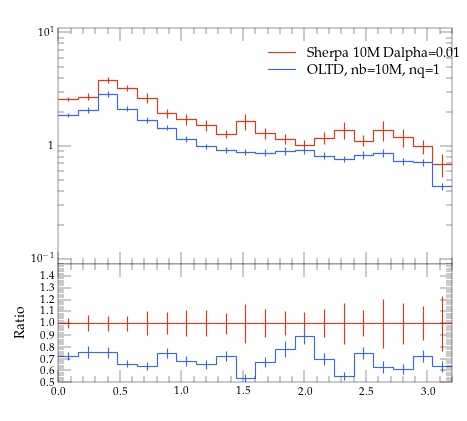

The script that saved this image:
#! /usr/bin/env python

# This Python script was auto-generated using YODA v2.0.0.
# Analysis object: /evtb/inc_jbjg_dphi
# Timestamp: 13-04-2024 (07:56:31)

import matplotlib as mpl
import matplotlib.pyplot as plt
mpl.use('Agg') # comment out for interactive use
import os
import numpy as np

plotDir = os.path.split(os.path.realpath(__file__))[0]
if 'YODA_USER_PLOT_PATH' in globals():
    plot_outdir = globals()['YODA_USER_PLOT_PATH']
else:
    plot_outdir = plotDir

#plot style
plt.style.use(os.path.join(plotDir, '../default.mplstyle'))
# plot metadata
figW, figH = plt.rcParams['figure.figsize']
ax_xLabel = r''
ax_yLabel = r''
ax_title  = r''
ax_xScale = 'linear'
ax_yScale = 'log'
xLims = (0.0, 3.2)
yLims = (0.09000000000000001, 11.0)

# TeX-friendly labels for the legend
labels = [ r"Sherpa 10M Dalpha=0.01", r"OLTD, nb=10M, nq=1" ]

# Create figure and axis objects
fig, (ax, ratio0_ax) = plt.subplots(2, 1, sharex=True,
                  figsize=(figW,figH), gridspec_kw={'height_ratios': (2, 1)})
ratio0_ax.yaxis.set_major_locator(mpl.ticker.MultipleLocator(0.1))
ratio0_ax.set_ylim(0.5, 1.4999)
ratio0_ax.set_ylabel('Ratio')

# LineColor map: curve index -> color
linecolors = {0: '#EE3311', 1: '#3366FF'}
# the numerical data is stored in a separate file
dataf = dict()
prefix = os.path.split(__file__)[0]
if prefix:    prefix = prefix + '/'
exec(open(prefix+'inc_jbjg_dphi__data.py').read(), dataf)


legend_handles = [] # keep track of handles for the legend

# style options for curves
# starts at zorder>=5 to draw curve on top of legend
styles = {
  'curve0': {
    'color' : linecolors[0],
    'linestyle' : '-',
    'marker' : 'o',
    'zorder' : 5,
    'histstyle' : True,
  },
  'curve1': {
    'color' : linecolors[1],
    'linestyle' : '-',
    'marker' : 'o',
    'zorder' : 6,
    'histstyle' : True,
  },
}
# curve from input yoda files in main panel
for label in dataf['yvals'].keys():
    if all(np.isnan(v) for v in dataf['yvals'][label]):
        continue
    tmp = None
    if styles[label]['histstyle']: # draw as histogram
        tmp, = ax.plot(dataf['xedges'], dataf['yedges'][label],
                       color=styles[label]['color'],
                       linestyle=styles[label]['linestyle'],
                       drawstyle='steps-pre', solid_joinstyle='miter',
                       zorder=styles[label]['zorder'], label=label)
        ax.errorbar(dataf['xpoints'], dataf['yvals'][label], color=styles[label]['color'],
                    xerr=dataf['xerrs'], yerr=[dataf['ydowns'][label], dataf['yups'][label]],
                    linestyle='none', zorder=styles[label]['zorder'])
    else: # draw as scatter
        tmp = ax.errorbar(dataf['xpoints'], dataf['yvals'][label],
                          xerr=dataf['xerrs'],
                          yerr=[ dataf['ydowns'][label],
                          dataf['yups'][label] ],
                          fmt=styles[label]['marker'],
                          ecolor=styles[label]['color'],
                          color=styles[label]['color'], zorder=2)
        tmp[-1][0].set_linestyle(styles[label]['linestyle'])
    legend_handles += [tmp]
    for varLabel in dataf['variation_yvals'].keys():
        if varLabel.startswith(label):
            tmp, = ax.plot(dataf['xedges'], dataf['variation_yvals'][varLabel],
                           color=styles[label]['color'],
                           linestyle=styles[label]['linestyle'],
                           drawstyle='steps-pre', solid_joinstyle='miter',
                           zorder=styles[label]['zorder'], alpha=0.5)


# plots on ratio panel
# curve from input yoda files in ratio panel
for label, yvals in dataf['ratio0_yvals'].items():
    if all(np.isnan(v) for v in yvals):
        continue
    if styles[label]['histstyle']: # plot as histogram
        ratio0_ax.plot(dataf['xedges'], yvals,
                       color=styles[label]['color'],
                       linestyle=styles[label]['linestyle'],
                       drawstyle='steps-pre', zorder=1,
                       solid_joinstyle='miter')
        ratio0_ax.vlines(dataf['xpoints'],
                         dataf['ratio0_ymin'][label],
                         dataf['ratio0_ymax'][label],
                         color=styles[label]['color'], zorder=1)
    else: # plot as scatter
        tmp = ratio0_ax.errorbar(dataf['xpoints'],
                                 yvals, xerr=dataf['xerrs'],
                                 yerr=dataf['ratio0_yerrs'][label],
                                 fmt=styles[label]['marker'],
                                 ecolor=styles[label]['color'],
                                 color=styles[label]['color'])
        tmp[-1][0].set_linestyle(styles[label]['linestyle'])

    for varlabel in dataf['ratio0_variation_vals'].keys():
        if varlabel.startswith(label):
            ratio0_ax.plot(dataf['xedges'],
                            dataf['ratio0_variation_vals'][varlabel],
                            color=styles[label]['color'],
                            linestyle=styles[label]['linestyle'],
                            drawstyle='steps-pre', solid_joinstyle='miter',
                            zorder=1, alpha=0.5)

legend_pos = (0.5, 0.97)
ax.legend(legend_handles, labels, loc='upper left', bbox_to_anchor=legend_pos)

# set plot metadata as defined above
ratio0_ax.set_xlabel(ax_xLabel)
ratio0_ax.xaxis.set_label_coords(1., -.15)
ax.set_ylabel(ax_yLabel, loc='top')
ax.set_title(ax_title, loc='left')
ax.set_xscale(ax_xScale)
ax.set_yscale(ax_yScale)
ax.set_xlim(xLims)
ax.set_ylim(yLims)

# tick formatting
plt.rcParams['xtick.top'] = True
plt.rcParams['ytick.right'] = True
ax.yaxis.set_major_locator(mpl.ticker.LogLocator(base=10.0, numticks=np.inf))
ax.yaxis.set_minor_locator(mpl.ticker.LogLocator(
                           base=10.0, subs=np.arange(0.1, 1, 0.1), numticks=np.inf))
fig.align_ylabels((ax, ratio0_ax))
plt.savefig(os.path.join(plot_outdir, 'inc_jbjg_dphi.pdf'), format='PDF')
plt.savefig(os.path.join(plot_outdir, 'inc_jbjg_dphi.png'), format='PNG')

plt.close(fig)
